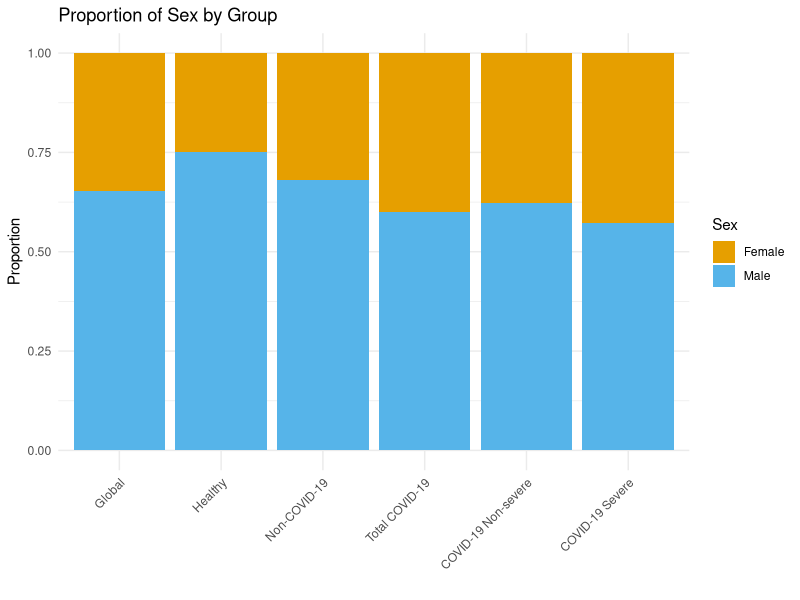
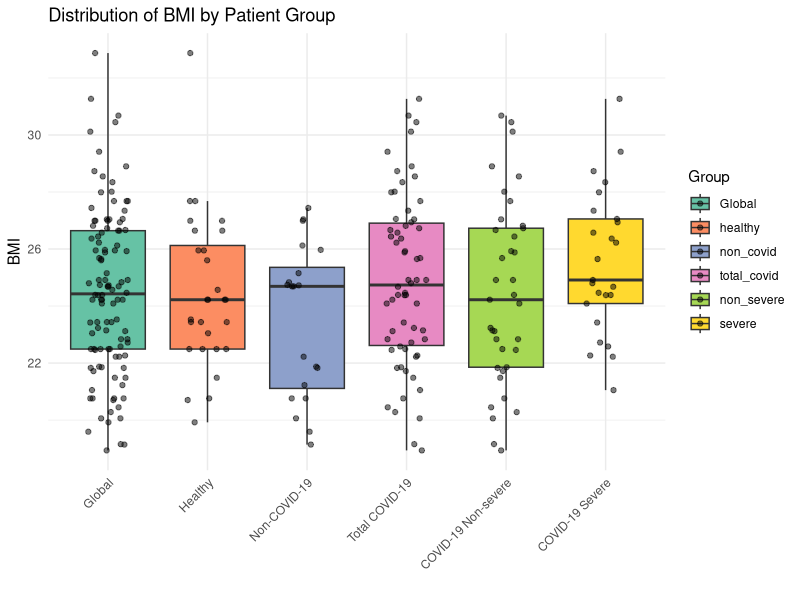
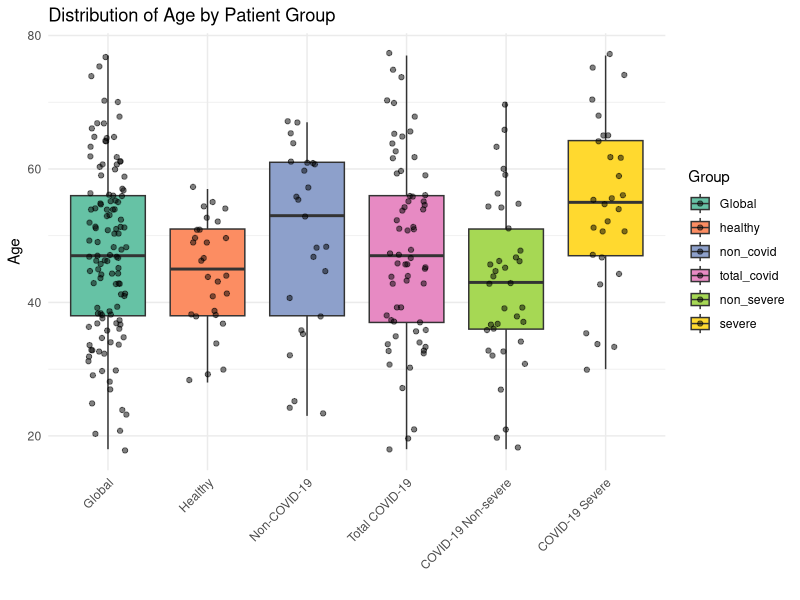
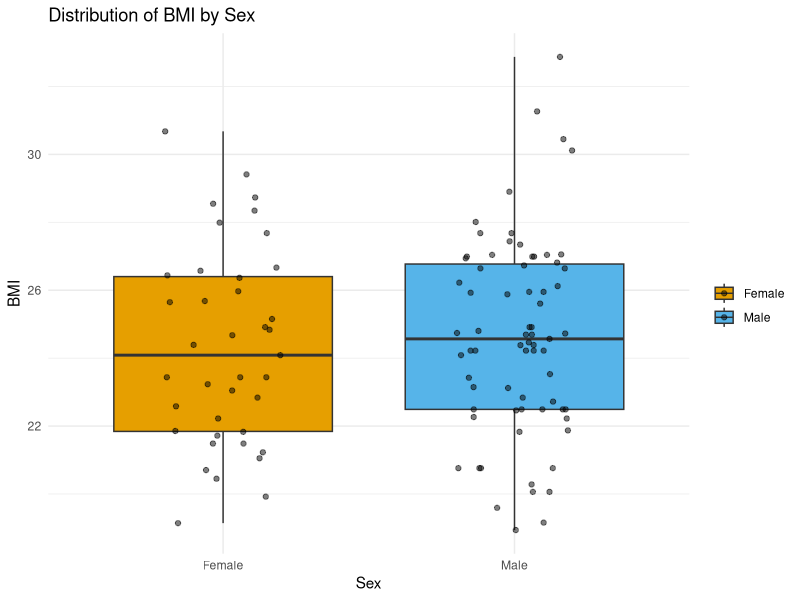
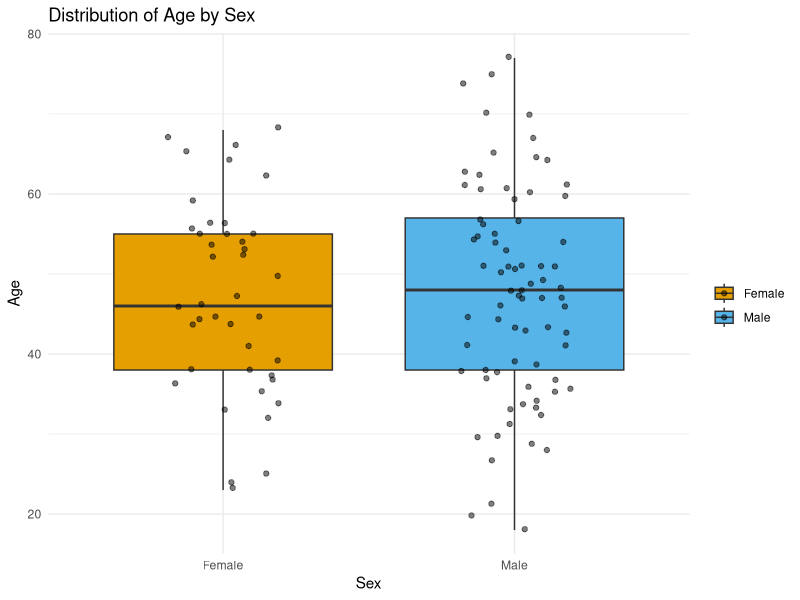
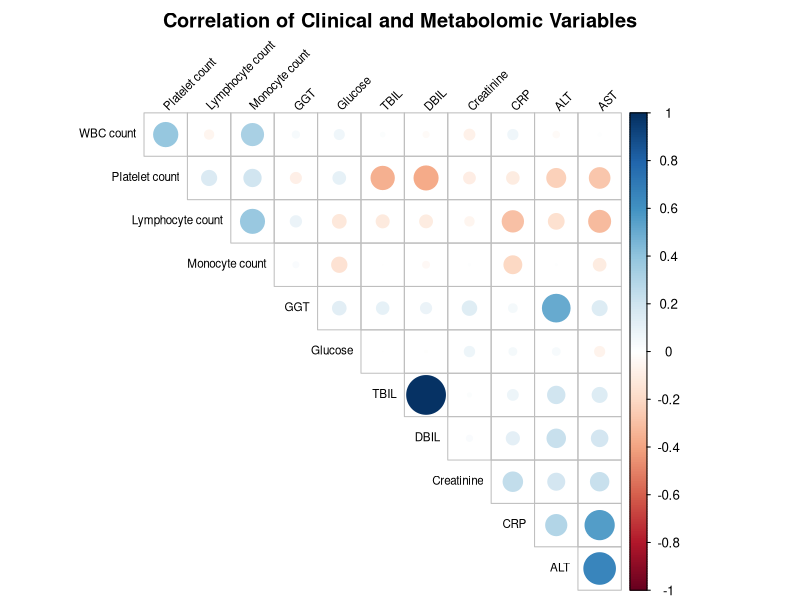
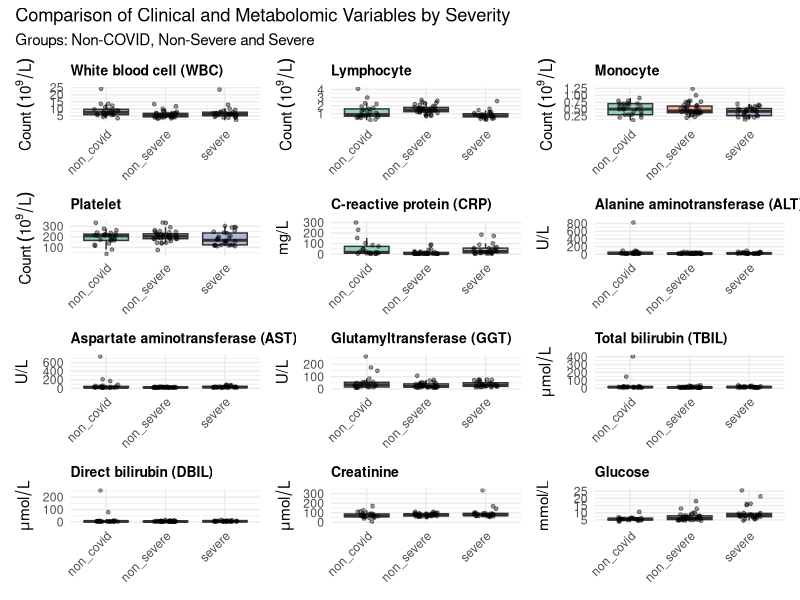
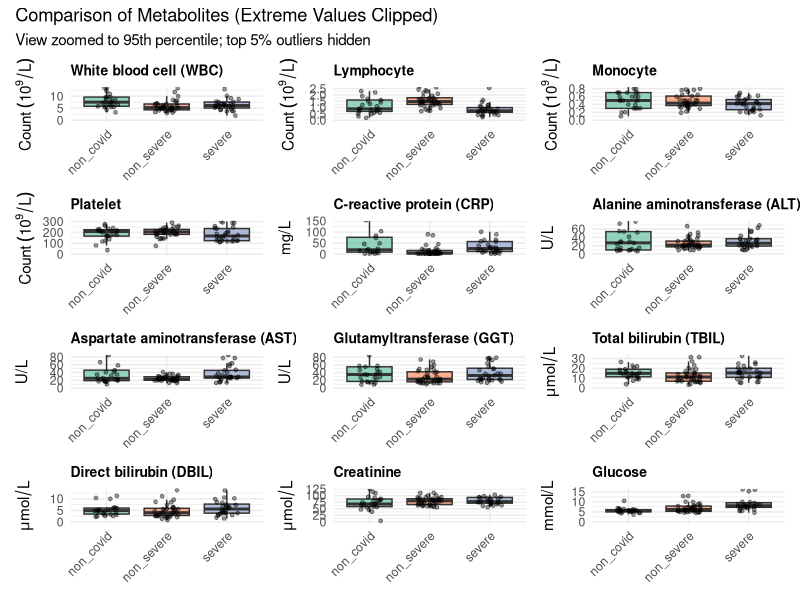

Generate these figures, in order, with R:
# Assignment 1
setwd("/Users/pauvillen14/Desktop/BIOINFO/DMI/assignment-1-PauVillen")

# Import the necessary libraries
library(readxl)
library(dplyr)
library(ggplot2)
library(tidyr)
library(corrplot)
library(knitr)
library(kableExtra)
library(patchwork)
library(pheatmap)
library(scales)
# -------------------------------------------------------------------------
# EXERCISE 1.1
# -------------------------------------------------------------------------


# --- PREPARE DATA ---
# Load data from excel and treat "/" and empty strings as missing values
df <- read_excel("table_s1.xlsx", sheet = 2, na = c("", "/"))

# Remove the spaces from the column names
names(df) <- gsub(" ", "_", names(df))
names(df) <- gsub("\\(", "", names(df))
names(df) <- gsub("\\)", "", names(df))

# Convert date format and calculate required time differences
df <- df %>%
  mutate(
    # Convert columns to Date format 
    Onset_date_f = as.Date(Onset_date_f),
    Admission_date = as.Date(Admission_date),
    Date_of_progression_to_severe_state = as.Date(Date_of_progression_to_severe_state),
    
    # Calculate time differences in days
    time_onset_to_admission = as.numeric(Admission_date - Onset_date_f + 1),
    time_admission_to_severe = as.numeric(Date_of_progression_to_severe_state - Admission_date + 1)
  )

# Create group labels
df <- df %>%
  mutate(
    Group = case_when(
      Group_d == 0 ~ "healthy",
      Group_d == 1 ~ "non_covid",
      Group_d == 2 ~ "non_severe",
      Group_d == 3 ~ "severe"
    )
  )

# Create sex labels
df <- df %>%
  mutate(Sex_g = factor(Sex_g, 
                        levels = c(0, 1),            
                        labels = c("Female", "Male"))) 

# Create an expanded dataset, in order to include the groups "Total Covid" 
# and "Global" when calculating and plotting statistics later. 
# Create "Total Covid" subset 
df_covid_total <- df %>%
  filter(Group %in% c("non_severe", "severe")) %>%
  mutate(Group = "total_covid")
# Create "Global" subset (All of the rows)
df_global <- df %>%
  mutate(Group = "Global")
# Bind everything together into expanded dataset and set groups differentiation.
df_expanded <- bind_rows(df, df_covid_total, df_global)
df_expanded$Group <- factor(df_expanded$Group, 
                            levels = c("healthy", "non_covid", "non_severe", "severe", "total_covid", "Global"))


# --- CALCULATE STATISTICS ---
# AGE & BMI — Statistics by group 
age_bmi_stats <- df_expanded %>%
  group_by(Group) %>%
  summarise(
    # Age
    mean_age = mean(Age_year, na.rm = TRUE),
    sd_age   = sd(Age_year, na.rm = TRUE),
    median_age = median(Age_year, na.rm = TRUE),
    Q1_age     = quantile(Age_year, 0.25, na.rm = TRUE), 
    Q3_age     = quantile(Age_year, 0.75, na.rm = TRUE), 
    iqr_age    = IQR(Age_year, na.rm = TRUE),
    min_age    = min(Age_year, na.rm = TRUE),
    max_age    = max(Age_year, na.rm = TRUE),
    # BMI
    mean_bmi = mean(BMI_h, na.rm = TRUE),
    sd_bmi   = sd(BMI_h, na.rm = TRUE),
    median_bmi = median(BMI_h, na.rm = TRUE),
    Q1_bmi     = quantile(BMI_h, 0.25, na.rm = TRUE),    
    Q3_bmi     = quantile(BMI_h, 0.75, na.rm = TRUE),    
    iqr_bmi    = IQR(BMI_h, na.rm = TRUE),
    min_bmi    = min(BMI_h, na.rm = TRUE),
    max_bmi    = max(BMI_h, na.rm = TRUE),
    .groups = "drop"
  )

# Time - Statistics by group
time_stats <- df_expanded %>%
  group_by(Group) %>%
  summarise(
    # Time: Onset to Admission
    mean_onset_adm   = mean(time_onset_to_admission, na.rm = TRUE),
    sd_onset_adm     = sd(time_onset_to_admission, na.rm = TRUE),
    median_onset_adm = median(time_onset_to_admission, na.rm = TRUE),
    Q1_onset_adm     = quantile(time_onset_to_admission, 0.25, na.rm = TRUE),
    Q3_onset_adm     = quantile(time_onset_to_admission, 0.75, na.rm = TRUE),
    iqr_onset_adm    = IQR(time_onset_to_admission, na.rm = TRUE),
    min_onset_adm    = if(all(is.na(time_onset_to_admission))) NA else min(time_onset_to_admission, na.rm = TRUE),
    max_onset_adm    = if(all(is.na(time_onset_to_admission))) NA else max(time_onset_to_admission, na.rm = TRUE),
    # Time: Admission to Severe
    mean_adm_sev     = mean(time_admission_to_severe, na.rm = TRUE),
    sd_adm_sev       = sd(time_admission_to_severe, na.rm = TRUE),
    median_adm_sev   = median(time_admission_to_severe, na.rm = TRUE),
    Q1_adm_sev       = quantile(time_admission_to_severe, 0.25, na.rm = TRUE),
    Q3_adm_sev       = quantile(time_admission_to_severe, 0.75, na.rm = TRUE),
    iqr_adm_sev      = IQR(time_admission_to_severe, na.rm = TRUE),
    min_adm_sev      = if(all(is.na(time_admission_to_severe))) NA else min(time_admission_to_severe, na.rm = TRUE),
    max_adm_sev      = if(all(is.na(time_admission_to_severe))) NA else max(time_admission_to_severe, na.rm = TRUE),
    .groups = "drop"
  )

# Sex - Statistics by group 
sex_stats <- df_expanded %>%
  group_by(Group, Sex_g) %>%
  summarise(count = n(), .groups = "drop_last") %>%
  mutate(proportion = count / sum(count)) %>%
  ungroup()


# --- OUTPUT TABLE ---
# Count the patients in each group and create group lables for the table
group_counts <- table(df_expanded$Group)
lbl_healthy    <- paste0("Healthy (N=", group_counts["healthy"], ")")
lbl_non_covid  <- paste0("Non-COVID-19 (N=", group_counts["non_covid"], ")")
lbl_total      <- paste0("Total COVID-19 (N=", group_counts["total_covid"], ")")
lbl_non_severe <- paste0("COVID-19 Non-severe (N=", group_counts["non_severe"], ")")
lbl_severe     <- paste0("COVID-19 Severe (N=", group_counts["severe"], ")")

# Define the Column Order 
col_selection <- c(
  "Variable", 
  "Statistic", 
  "healthy", 
  "non_covid", 
  "total_covid", 
  "non_severe", 
  "severe"
)

# Sex
sex_rows <- sex_stats %>%
  filter(Group %in% c("healthy", "non_covid", "total_covid", "non_severe", "severe")) %>%
  mutate(val = sprintf("%d (%.1f%%)", count, proportion * 100)) %>%
  select(Group, Sex_g, val) %>%
  pivot_wider(names_from = Group, values_from = val) %>%
  mutate(
    # Force labels to be Male/Female text
    Statistic = case_when(
      as.character(Sex_g) %in% c("1", "Male") ~ "Male",
      as.character(Sex_g) %in% c("0", "Female") ~ "Female",
    ),
    Variable = "Sex - no. (%)" 
  ) %>%
  arrange(factor(Statistic, levels = c("Male", "Female"))) 

# Age 
age_rows <- age_bmi_stats %>%
  filter(Group %in% c("healthy", "non_covid", "total_covid", "non_severe", "severe")) %>%
  mutate(
    `Mean ± SD`    = sprintf("%.1f ± %.1f", mean_age, sd_age),
    `Median (IQR)` = sprintf("%.1f (%.1f-%.1f)", median_age, Q1_age, Q3_age),
    `Range`        = sprintf("%.1f-%.1f", min_age, max_age)
  ) %>%
  select(Group, `Mean ± SD`, `Median (IQR)`, `Range`) %>%
  pivot_longer(cols = -Group, names_to = "Statistic", values_to = "val") %>%
  pivot_wider(names_from = Group, values_from = val) %>%
  mutate(Variable = "Age - year")

# BMI 
bmi_rows <- age_bmi_stats %>%
  filter(Group %in% c("healthy", "non_covid", "total_covid", "non_severe", "severe")) %>%
  mutate(
    `Mean ± SD`    = sprintf("%.1f ± %.1f", mean_bmi, sd_bmi),
    `Median (IQR)` = sprintf("%.1f (%.1f-%.1f)", median_bmi, Q1_bmi, Q3_bmi),
    `Range`        = sprintf("%.1f-%.1f", min_bmi, max_bmi)
  ) %>%
  select(Group, `Mean ± SD`, `Median (IQR)`, `Range`) %>%
  pivot_longer(cols = -Group, names_to = "Statistic", values_to = "val") %>%
  pivot_wider(names_from = Group, values_from = val) %>%
  mutate(Variable = "BMI - kg/m2")

# Time 1: Onset to Admission 
time1_rows <- time_stats %>%
  filter(Group %in% c("healthy", "non_covid", "total_covid", "non_severe", "severe")) %>%
  mutate(
    `Mean ± SD`    = ifelse(is.na(mean_onset_adm), "", sprintf("%.1f ± %.1f", mean_onset_adm, sd_onset_adm)),
    `Median (IQR)` = ifelse(is.na(median_onset_adm), "", sprintf("%.1f (%.1f-%.1f)", median_onset_adm, Q1_onset_adm, Q3_onset_adm)),
    `Range`        = ifelse(is.na(min_onset_adm), "", sprintf("%.1f-%.1f", min_onset_adm, max_onset_adm))
  ) %>%
  select(Group, `Mean ± SD`, `Median (IQR)`, `Range`) %>%
  pivot_longer(cols = -Group, names_to = "Statistic", values_to = "val") %>%
  pivot_wider(names_from = Group, values_from = val) %>%
  mutate(Variable = "Time from Onset to Admission - Days")

# Time 2: Admission to Severe 
time2_rows <- time_stats %>%
  filter(Group %in% c("healthy", "non_covid", "total_covid", "non_severe", "severe")) %>%
  mutate(
    `Mean ± SD`    = ifelse(is.na(mean_adm_sev), "", sprintf("%.1f ± %.1f", mean_adm_sev, sd_adm_sev)),
    `Median (IQR)` = ifelse(is.na(median_adm_sev), "", sprintf("%.1f (%.1f-%.1f)", median_adm_sev, Q1_adm_sev, Q3_adm_sev)),
    `Range`        = ifelse(is.na(min_adm_sev), "", sprintf("%.1f-%.1f", min_adm_sev, max_adm_sev))
  ) %>%
  select(Group, `Mean ± SD`, `Median (IQR)`, `Range`) %>%
  pivot_longer(cols = -Group, names_to = "Statistic", values_to = "val") %>%
  pivot_wider(names_from = Group, values_from = val) %>%
  mutate(Variable = "Time from Admission to Severe - Days")

# Bind together and print 
final_table <- bind_rows(sex_rows, age_rows, bmi_rows, time1_rows, time2_rows) %>%
  select(all_of(col_selection)) %>%
  rename(
    !!lbl_healthy := healthy,
    !!lbl_non_covid := non_covid,
    !!lbl_total := total_covid,
    !!lbl_non_severe := non_severe,
    !!lbl_severe := severe
  )

kbl(final_table, caption = "Table 1: Demographical and Baseline Characteristics") %>%
  kable_classic(full_width = F, html_font = "Arial") %>%
  row_spec(0, bold = TRUE) %>% 
  column_spec(1, bold = TRUE) %>%
  # Add the separation lines
  row_spec(2, extra_css = "border-bottom: 1px solid #ddd;") %>%
  row_spec(5, extra_css = "border-bottom: 1px solid #ddd;") %>%
  row_spec(8, extra_css = "border-bottom: 1px solid #ddd;") %>%
  row_spec(11, extra_css = "border-bottom: 1px solid #ddd;") %>%
  collapse_rows(columns = 1, valign = "top") 

# -------------------------------------------------------------------------
# EXERCISE 1.2
# -------------------------------------------------------------------------

# Convert all time-based columns to Date
df <- df %>%
  mutate(across(where(~ inherits(.x, "POSIXt")), as.Date))

# Provide a summary of the data with "skimr" package
library(skimr)
skim(df)

# Remove column with almost only missing data
df <- df %>% select(-`MSRep_ID_c`)

# --- PLOTS ---
# Set the order of the groups for the plots
df_expanded$Group <- factor(df_expanded$Group, 
                            levels = c("Global", "healthy", "non_covid", "total_covid", "non_severe", "severe"))

# Plot 1: Sex by groups
ggplot(df_expanded, aes(x = Group, fill = Sex_g)) +
  geom_bar(position = "fill") +
  theme_minimal() +
  labs(title = "Proportion of Sex by Group", y = "Proportion", x = "", fill = "Sex") +
  scale_fill_manual(values = c("Female" = "#E69F00", "Male" = "#56B4E9")) +
  scale_x_discrete(labels = c(
    "Global"      = "Global",
    "healthy"     = "Healthy",
    "non_covid"   = "Non-COVID-19",
    "total_covid" = "Total COVID-19",
    "non_severe"  = "COVID-19 Non-severe",
    "severe"      = "COVID-19 Severe"
  )) +
  theme(axis.text.x = element_text(angle = 45, hjust = 1))

# Plot 2: BMI by Groups 
ggplot(df_expanded, aes(x = Group, y = BMI_h, fill = Group)) +
  geom_boxplot(outlier.shape = NA) + 
  geom_jitter(width = 0.2, alpha = 0.5) + 
  theme_minimal() +
  labs(
    title = "Distribution of BMI by Patient Group",
    x = "",
    y = "BMI"
  ) +
  scale_fill_brewer(palette = "Set2") +
  scale_x_discrete(labels = c(
    "Global"      = "Global",
    "healthy"     = "Healthy",
    "non_covid"   = "Non-COVID-19",
    "total_covid" = "Total COVID-19",
    "non_severe"  = "COVID-19 Non-severe",
    "severe"      = "COVID-19 Severe"
  )) +
  theme(axis.text.x = element_text(angle = 45, hjust = 1))

# Plot 3: Age by Groups 
ggplot(df_expanded, aes(x = Group, y = Age_year, fill = Group)) +
  geom_boxplot(outlier.shape = NA) + 
  geom_jitter(width = 0.2, alpha = 0.5) + 
  theme_minimal() +
  labs(
    title = "Distribution of Age by Patient Group",
    x = "",
    y = "Age"
  ) +
  scale_fill_brewer(palette = "Set2") +
  scale_x_discrete(labels = c(
    "Global"      = "Global",
    "healthy"     = "Healthy",
    "non_covid"   = "Non-COVID-19",
    "total_covid" = "Total COVID-19",
    "non_severe"  = "COVID-19 Non-severe",
    "severe"      = "COVID-19 Severe"
  )) +
  theme(axis.text.x = element_text(angle = 45, hjust = 1))

# Plot 4: BMI by Sex 
ggplot(df, aes(x = Sex_g, y = BMI_h, fill = Sex_g)) +
  geom_boxplot(outlier.shape = NA) + 
  geom_jitter(width = 0.2, alpha = 0.5) +
  theme_minimal() +
  labs(
    title = "Distribution of BMI by Sex",
    x = "Sex",
    y = "BMI",
    fill = ""
  ) +
  scale_fill_manual(values = c("Female" = "#E69F00", "Male" = "#56B4E9"))

# Plot 5: Age by Sex 
ggplot(df, aes(x = Sex_g, y = Age_year, fill = Sex_g)) +
  geom_boxplot(outlier.shape = NA) + 
  geom_jitter(width = 0.2, alpha = 0.5) +
  theme_minimal() +
  labs(
    title = "Distribution of Age by Sex",
    x = "Sex",
    y = "Age",
    fill = ""
  ) +
  scale_fill_manual(values = c("Female" = "#E69F00", "Male" = "#56B4E9"))

# Plot 6: Correlation Plot between Metabolomics columns
# Metabolomic columns indices 
target_cols_corr <- c(18, 19, 20, 21, 23, 24, 25, 26, 27, 28, 29, 30)
# Ensure columns are numeric; handle errors if columns contain non-numeric data, clean the variable names
df_corr <- df[, target_cols_corr]
current_names <- names(df_corr)
clean_names <- gsub(",.*", "", current_names)
clean_names <- gsub("_[a-zA-Z]$", "", clean_names)
clean_names <- gsub("_", " ", clean_names)
names(df_corr) <- clean_names
df_corr[] <- lapply(df_corr, function(x) as.numeric(as.character(x)))
# Calculate the correlation matrix
res <- cor(df_corr, use = "complete.obs")
# Generate the plot
corrplot(res, 
         type = "upper",           
         order = "hclust",        
         tl.col = "black",        
         tl.srt = 45,             
         tl.cex = 0.7,            
         diag = FALSE,
         title = "Correlation of Clinical and Metabolomic Variables",
         mar = c(0, 0, 2, 0)
)
# -------------------------------------------------------------------------
# EXERCISE 2.1
# -------------------------------------------------------------------------

# Define indexes and names
target_cols_plots <- c(19, 20, 21, 22, 24, 25, 26, 27, 28, 29, 30, 31)
target_colnames <- colnames(df_expanded)[target_cols_plots]

# Handle labels for plots
clean_titles <- c(
  "White blood cell (WBC)",
  "Lymphocyte",
  "Monocyte",
  "Platelet",
  "C-reactive protein (CRP)",
  "Alanine aminotransferase (ALT)",
  "Aspartate aminotransferase (AST)",
  "Glutamyltransferase (GGT)",
  "Total bilirubin (TBIL)",
  "Direct bilirubin (DBIL)",
  "Creatinine",
  "Glucose"
)

clean_units <- list(
  expression(Count ~ (10^9/L)),         # WBC (Implicit multiplication) or use (times ~ 10^9/L)
  expression(Count ~ (10^9/L)),         # Lymphocyte
  expression(Count ~ (10^9/L)),         # Monocyte
  expression(Count ~ (10^9/L)),         # Platelet
  "mg/L",                               # CRP
  "U/L",                                # ALT
  "U/L",                                # AST
  "U/L",                                # GGT
  expression(mu * mol/L),               # TBIL (µmol/L)
  expression(mu * mol/L),               # DBIL
  expression(mu * mol/L),               # Creatinine
  "mmol/L"                              # Glucose
)

# Filter data frame and order groups
df_filtered <- df_expanded %>%
  filter(Group %in% c("non_covid", "non_severe", "severe")) %>%
  mutate(
    Group = factor(Group, levels = c("non_covid", "non_severe", "severe")),
    `CRP_i,_mg/L` = as.numeric(gsub("[^0-9.]", "", as.character(`CRP_i,_mg/L`)))
  )

# Create plots list
plot_list <- list()

for (i in seq_along(target_cols_plots)) {
  
  col_idx <- target_cols_plots[i]
  colname <- colnames(df_expanded)[col_idx]
  
  my_title <- clean_titles[i]
  my_unit  <- clean_units[[i]]
  
  p <- ggplot(df_filtered, aes(x = Group, y = .data[[colname]], fill = Group)) +
    geom_boxplot(outlier.shape = NA, alpha = 0.7) + 
    geom_jitter(width = 0.2, alpha = 0.4, size = 1) +
    theme_minimal() +
    labs(
      title = my_title,
      x = NULL,
      y = my_unit
    ) +
    scale_fill_manual(values = c("non_covid"  = "#66c2a5", 
                                 "non_severe" = "#fc8d62", 
                                 "severe"     = "#8da0cb")) +
    theme(
      axis.text.x = element_text(angle = 45, hjust = 1),
      legend.position = "none",
      plot.title = element_text(size = 10, face = "bold")
    )
  
  plot_list[[colname]] <- p
}

# Organize and show the 12 plots
wrap_plots(plot_list, ncol = 3, nrow = 4) + 
  plot_annotation(
    title = "Comparison of Clinical and Metabolomic Variables by Severity",
    subtitle = "Groups: Non-COVID, Non-Severe and Severe"
  )



# -------------------------------------------------------------------------
# EXERCISE 2.2
# -------------------------------------------------------------------------
# Method 1: hide extreme values
df_filtered <- df_expanded %>%
  filter(Group %in% c("non_covid", "non_severe", "severe")) %>%
  mutate(Group = factor(Group, levels = c("non_covid", "non_severe", "severe"))) %>%
  # Force specific columns to be numeric
  mutate(across(all_of(colnames(df_expanded)[target_cols_plots]), ~ as.numeric(as.character(.x))))

# Generate plots list
plot_list <- list()

for (i in seq_along(target_cols_plots)) {
  
  col_idx <- target_cols_plots[i]
  colname <- colnames(df_expanded)[col_idx]
  
  my_title <- clean_titles[i]
  my_unit  <- clean_units[[i]]
  
  # Calculate the 95th percentile for the Upper Limit
  # We use this to "zoom in" and hide the top 5% extreme values
  upper_limit <- quantile(df_filtered[[colname]], 0.95, na.rm = TRUE)
  
  p <- ggplot(df_filtered, aes(x = Group, y = .data[[colname]], fill = Group)) +
    geom_boxplot(outlier.shape = NA, alpha = 0.7) + 
    geom_jitter(width = 0.2, alpha = 0.4, size = 1) +
    
    coord_cartesian(ylim = c(0, upper_limit)) +
    
    theme_minimal() +
    labs(
      title = my_title,
      x = NULL,
      y = my_unit
    ) +
    scale_fill_manual(values = c("non_covid"  = "#66c2a5", 
                                 "non_severe" = "#fc8d62", 
                                 "severe"     = "#8da0cb")) +
    theme(
      axis.text.x = element_text(angle = 45, hjust = 1),
      legend.position = "none",
      plot.title = element_text(size = 10, face = "bold")
    )
  
  plot_list[[colname]] <- p
}

# Organize and show the 12 plots
wrap_plots(plot_list, ncol = 3, nrow = 4) + 
  plot_annotation(
    title = "Comparison of Metabolites (Extreme Values Clipped)",
    subtitle = "View zoomed to 95th percentile; top 5% outliers hidden"
  )


# Method 2: Hide outliers
# Create plots list
plot_list <- list()

for (i in seq_along(target_cols_plots)) {
  
  col_idx <- target_cols_plots[i]
  colname <- colnames(df_expanded)[col_idx]
  
  my_title <- clean_titles[i]
  my_unit  <- clean_units[[i]]
  
  # Calculate Whiskers  per group
  outlier_bounds <- df_filtered %>%
    group_by(Group) %>%
    summarise(
      Q1 = quantile(.data[[colname]], 0.25, na.rm = TRUE),
      Q3 = quantile(.data[[colname]], 0.75, na.rm = TRUE),
      IQR_val = Q3 - Q1,
      lower_bound = Q1 - 1.5 * IQR_val,
      upper_bound = Q3 + 1.5 * IQR_val,
      .groups = "drop"
    )
  
  # Filter Points for Jitter
  # Join the bounds to the data and keep only points within the bounds
  df_points_filtered <- df_filtered %>%
    left_join(outlier_bounds, by = "Group") %>%
    filter(.data[[colname]] >= lower_bound & .data[[colname]] <= upper_bound)
  
  plot_min <- min(df_points_filtered[[colname]], na.rm = TRUE)
  plot_max <- max(df_points_filtered[[colname]], na.rm = TRUE)
  plot_min <- max(0, plot_min * 0.95) 
  plot_max <- plot_max * 1.05
  
  
  p <- ggplot(df_filtered, aes(x = Group, y = .data[[colname]], fill = Group)) +
    
    geom_boxplot(outlier.shape = NA, alpha = 0.7) + 
    
    geom_jitter(data = df_points_filtered, 
                width = 0.2, alpha = 0.4, size = 1) +
    
    coord_cartesian(ylim = c(plot_min, plot_max)) +
    
    theme_minimal() +
    labs(
      title = my_title,
      x = NULL,
      y = my_unit
    ) +
    scale_fill_manual(values = c("non_covid"  = "#66c2a5", 
                                 "non_severe" = "#fc8d62", 
                                 "severe"     = "#8da0cb")) +
    theme(
      axis.text.x = element_text(angle = 45, hjust = 1),
      legend.position = "none",
      plot.title = element_text(size = 10, face = "bold")
    )
  
  plot_list[[colname]] <- p
}

wrap_plots(plot_list, ncol = 3, nrow = 4) + 
  plot_annotation(
    title = "Comparison of Metabolites (Outliers Removed)",
    subtitle = "View restricted to statistical whiskers (Group-specific IQR)"
  )


# Method 3: log-transformation
# Create plots list
plot_list <- list()

for (i in seq_along(target_cols_plots)) {
  
  col_idx <- target_cols_plots[i]
  colname <- colnames(df_expanded)[col_idx]
  
  my_title <- clean_titles[i]
  my_unit  <- clean_units[[i]]
  
  p <- ggplot(df_filtered, aes(x = Group, y = .data[[colname]], fill = Group)) +
    geom_boxplot(outlier.shape = NA, alpha = 0.7) + 
    geom_jitter(width = 0.2, alpha = 0.4, size = 1) +
    
    # Use pseudo_log to handle any potential 0s safely without error
    scale_y_continuous(trans = "pseudo_log") + 
    
    theme_minimal() +
    labs(
      title = my_title,
      x = NULL,
      y = my_unit
    ) +
    scale_fill_manual(values = c("non_covid"  = "#66c2a5", 
                                 "non_severe" = "#fc8d62", 
                                 "severe"     = "#8da0cb")) +
    theme(
      axis.text.x = element_text(angle = 45, hjust = 1),
      legend.position = "none",
      plot.title = element_text(size = 10, face = "bold")
    )
  
  plot_list[[colname]] <- p
}

wrap_plots(plot_list, ncol = 3, nrow = 4) + 
  plot_annotation(
    title = "Comparison of Metabolites (Log-Transformed)",
    subtitle = "Outliers handled via Pseudo-Log Transformation"
  )


# Method 4: log-transformation + hiding extreme values
plot_list <- list()

for (i in seq_along(target_cols_plots)) {
  
  col_idx <- target_cols_plots[i]
  colname <- colnames(df_expanded)[col_idx]
  
  my_title <- clean_titles[i]
  my_unit  <- clean_units[[i]]
  
  lower_limit <- quantile(df_filtered[[colname]], 0.02, na.rm = TRUE)
  upper_limit <- quantile(df_filtered[[colname]], 0.98, na.rm = TRUE)
  
  if (lower_limit < 0) lower_limit <- 0
  
  p <- ggplot(df_filtered, aes(x = Group, y = .data[[colname]], fill = Group)) +
    geom_boxplot(outlier.shape = NA, alpha = 0.7) + 
    geom_jitter(width = 0.2, alpha = 0.4, size = 1) +
    
    scale_y_continuous(trans = "pseudo_log", n.breaks = 4) + 
    
    coord_cartesian(ylim = c(lower_limit * 0.9, upper_limit * 1.1)) +
    
    theme_minimal() +
    labs(
      title = my_title,
      x = NULL,
      y = my_unit
    ) +
    scale_fill_manual(values = c("non_covid"  = "#66c2a5", 
                                 "non_severe" = "#fc8d62", 
                                 "severe"     = "#8da0cb")) +
    theme(
      axis.text.x = element_text(angle = 45, hjust = 1),
      legend.position = "none",
      plot.title = element_text(size = 10, face = "bold"),
      
      axis.text.y = element_text(size = 7) 
    )
  
  plot_list[[colname]] <- p
}

wrap_plots(plot_list, ncol = 3, nrow = 4) + 
  plot_annotation(
    title = "Comparison of Metabolites (Log-Transformed + Clipped)",
    subtitle = "Zoomed to 2nd-98th percentiles"
  )


# -------------------------------------------------------------------------
# EXERCISE 3
# -------------------------------------------------------------------------
# Prepare Data Matrix
# Select only the 12 target numeric columns
heatmap_data <- df_filtered %>%
  select(all_of(target_colnames)) %>%
  as.matrix() 

# Rename Columns (Variables) to Clean Titles
# We use the 'clean_titles' vector we defined in Exercise 2.2
colnames(heatmap_data) <- clean_titles

# Scale and Transpose
heatmap_matrix <- t(scale(heatmap_data))

# Create a data frame for the column annotations
annotation_info <- df_filtered %>%
  select(Group, Sex_g) %>%
  as.data.frame()

# Rename the columns for the Legend
colnames(annotation_info) <- c("Group", "Sex")

# Rename the Factor Levels for "Group" to be descriptive
annotation_info$Group <- factor(annotation_info$Group, 
                                levels = c("non_covid", "non_severe", "severe"),
                                labels = c("Non-COVID-19", "COVID-19 Non-severe", "COVID-19 Severe"))

# Ensure row names of annotation match column names of the matrix
rownames(annotation_info) <- paste0("P", 1:ncol(heatmap_matrix))
colnames(heatmap_matrix)  <- paste0("P", 1:ncol(heatmap_matrix))

ann_colors <- list(
  Group = c("Non-COVID-19"        = "#66c2a5", 
            "COVID-19 Non-severe" = "#fc8d62", 
            "COVID-19 Severe"     = "#8da0cb"),
  Sex   = c("Female"              = "#E69F00", 
            "Male"                = "#56B4E9")
)

# Draw the Heatmap 
library(pheatmap)

pheatmap(heatmap_matrix,
         cluster_rows = TRUE,         # Cluster metabolites
         cluster_cols = TRUE,         # Cluster patients
         annotation_col = annotation_info, 
         annotation_colors = ann_colors,
         show_colnames = FALSE,       # Hide messy patient IDs
         show_rownames = TRUE,        # Show the clean metabolite names
         fontsize_row = 10,           # Adjust font size if needed
         color = colorRampPalette(c("navy", "white", "firebrick3"))(100),
         main = "Biomarker Heatmap: Metabolites by gender and severity group"
)
